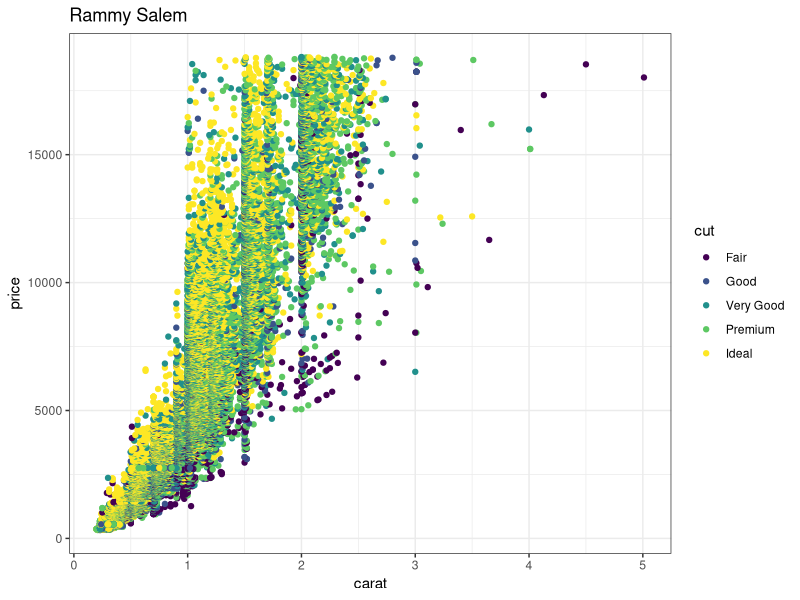
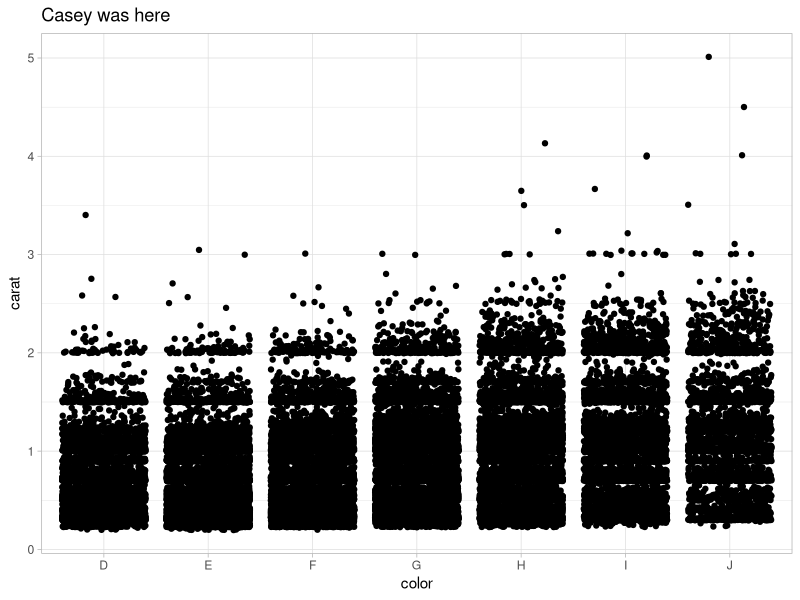

Generate these figures, in order, with R:
## ---- chunk 1
knitr::opts_chunk$set(echo = TRUE)
library(tidyverse)
## ---- chunk 2
# Partner 1: 
# Run the code below to see the original graph
# Change the code below to make the point color change based on 'cut', and update the theme to theme_bw(). Update the title to include your first name. 

ggplot(data = diamonds, aes(x = carat, y = price)) +
  geom_point(aes(color=cut)) +
  theme_bw() +
  labs(title = "Rammy Salem")
## ---- chunk 3
# Partner 2: CASEY
# Run the code below to see the original graph
# Change the code below to make the geom a geom_jitter, and update the theme to theme_light. Update the title to include your first name. 

ggplot(data = diamonds, aes(x = color, y = carat)) +
  geom_jitter() +
  theme_light() +
  labs(title = "Casey was here")
## ---- chunk 4
### here is some awesome cool stuff
waffle <- 1000 * 2000 + 3
## ---- chunk 5

